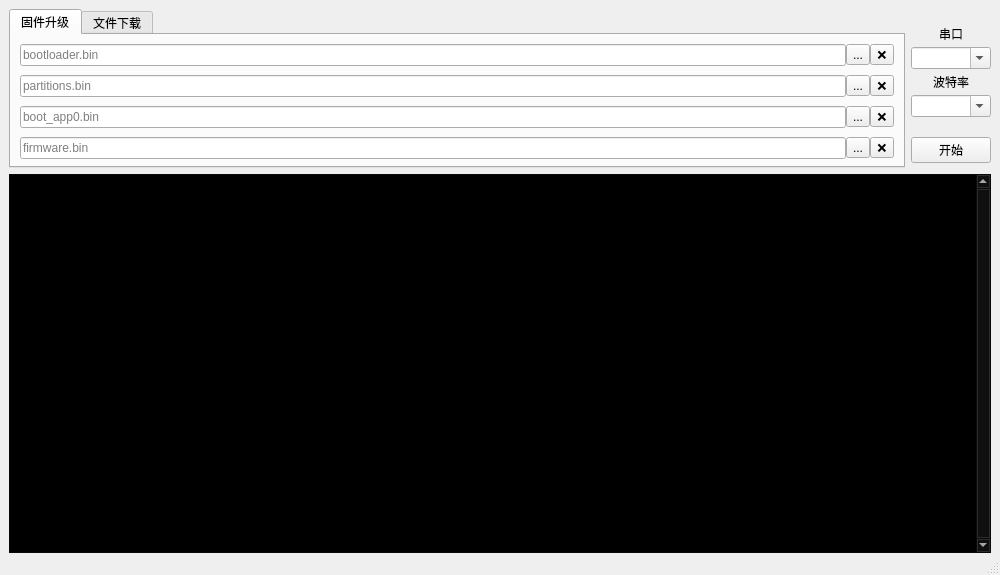
<?xml version="1.0" encoding="UTF-8"?>
<ui version="4.0">
 <class>MainWindow</class>
 <widget class="QMainWindow" name="MainWindow">
  <property name="geometry">
   <rect>
    <x>0</x>
    <y>0</y>
    <width>1000</width>
    <height>575</height>
   </rect>
  </property>
  <property name="windowTitle">
   <string>espnut Updater</string>
  </property>
  <widget class="QWidget" name="centralwidget">
   <property name="sizePolicy">
    <sizepolicy hsizetype="Preferred" vsizetype="Preferred">
     <horstretch>0</horstretch>
     <verstretch>0</verstretch>
    </sizepolicy>
   </property>
   <layout class="QVBoxLayout" name="verticalLayout">
    <property name="bottomMargin">
     <number>0</number>
    </property>
    <item>
     <layout class="QHBoxLayout" name="horizontalLayout_6">
      <item>
       <widget class="QTabWidget" name="tabWidget">
        <property name="sizePolicy">
         <sizepolicy hsizetype="Expanding" vsizetype="Fixed">
          <horstretch>0</horstretch>
          <verstretch>0</verstretch>
         </sizepolicy>
        </property>
        <property name="currentIndex">
         <number>0</number>
        </property>
        <widget class="QWidget" name="tabFlashFirmware">
         <property name="sizePolicy">
          <sizepolicy hsizetype="Preferred" vsizetype="Preferred">
           <horstretch>0</horstretch>
           <verstretch>0</verstretch>
          </sizepolicy>
         </property>
         <attribute name="title">
          <string>固件升级</string>
         </attribute>
         <layout class="QHBoxLayout" name="horizontalLayout">
          <property name="spacing">
           <number>0</number>
          </property>
          <property name="bottomMargin">
           <number>5</number>
          </property>
          <item>
           <layout class="QVBoxLayout" name="verticalLayout_2">
            <property name="spacing">
             <number>9</number>
            </property>
            <item>
             <layout class="QHBoxLayout" name="horizontalLayout_3">
              <property name="spacing">
               <number>0</number>
              </property>
              <item>
               <widget class="QLineEdit" name="lineEdit_1">
                <property name="statusTip">
                 <string>选择 bootloader.bin，留空以跳过此文件的刷写。</string>
                </property>
                <property name="placeholderText">
                 <string>bootloader.bin</string>
                </property>
               </widget>
              </item>
              <item>
               <widget class="QToolButton" name="toolButtonBrowse_1">
                <property name="statusTip">
                 <string>浏览文件。</string>
                </property>
                <property name="text">
                 <string>...</string>
                </property>
               </widget>
              </item>
              <item>
               <widget class="QToolButton" name="toolButtonClear_1">
                <property name="statusTip">
                 <string>清除内容。</string>
                </property>
                <property name="text">
                 <string>❌</string>
                </property>
                <property name="checkable">
                 <bool>false</bool>
                </property>
               </widget>
              </item>
             </layout>
            </item>
            <item>
             <layout class="QHBoxLayout" name="horizontalLayout_4">
              <property name="spacing">
               <number>0</number>
              </property>
              <item>
               <widget class="QLineEdit" name="lineEdit_2">
                <property name="statusTip">
                 <string>选择 partitions.bin，留空以跳过此文件的刷写。</string>
                </property>
                <property name="placeholderText">
                 <string>partitions.bin</string>
                </property>
               </widget>
              </item>
              <item>
               <widget class="QToolButton" name="toolButtonBrowse_2">
                <property name="statusTip">
                 <string>浏览文件。</string>
                </property>
                <property name="text">
                 <string>...</string>
                </property>
               </widget>
              </item>
              <item>
               <widget class="QToolButton" name="toolButtonClear_2">
                <property name="statusTip">
                 <string>清除内容。</string>
                </property>
                <property name="text">
                 <string>❌</string>
                </property>
               </widget>
              </item>
             </layout>
            </item>
            <item>
             <layout class="QHBoxLayout" name="horizontalLayout_5">
              <property name="spacing">
               <number>0</number>
              </property>
              <item>
               <widget class="QLineEdit" name="lineEdit_3">
                <property name="statusTip">
                 <string>选择 boot_app0.bin，留空以跳过此文件的刷写。</string>
                </property>
                <property name="placeholderText">
                 <string>boot_app0.bin</string>
                </property>
               </widget>
              </item>
              <item>
               <widget class="QToolButton" name="toolButtonBrowse_3">
                <property name="statusTip">
                 <string>浏览文件。</string>
                </property>
                <property name="text">
                 <string>...</string>
                </property>
               </widget>
              </item>
              <item>
               <widget class="QToolButton" name="toolButtonClear_3">
                <property name="statusTip">
                 <string>清除内容。</string>
                </property>
                <property name="text">
                 <string>❌</string>
                </property>
               </widget>
              </item>
             </layout>
            </item>
            <item>
             <layout class="QHBoxLayout" name="horizontalLayout_7">
              <property name="spacing">
               <number>0</number>
              </property>
              <item>
               <widget class="QLineEdit" name="lineEdit_4">
                <property name="statusTip">
                 <string>选择 firmware.bin，留空以跳过此文件的刷写。</string>
                </property>
                <property name="placeholderText">
                 <string>firmware.bin</string>
                </property>
               </widget>
              </item>
              <item>
               <widget class="QToolButton" name="toolButtonBrowse_4">
                <property name="statusTip">
                 <string>浏览文件。</string>
                </property>
                <property name="text">
                 <string>...</string>
                </property>
               </widget>
              </item>
              <item>
               <widget class="QToolButton" name="toolButtonClear_4">
                <property name="statusTip">
                 <string>清除内容。</string>
                </property>
                <property name="text">
                 <string>❌</string>
                </property>
               </widget>
              </item>
             </layout>
            </item>
           </layout>
          </item>
         </layout>
        </widget>
        <widget class="QWidget" name="tabDownloadFile">
         <attribute name="title">
          <string>文件下载</string>
         </attribute>
         <layout class="QHBoxLayout" name="horizontalLayout_2">
          <property name="spacing">
           <number>0</number>
          </property>
          <property name="bottomMargin">
           <number>5</number>
          </property>
          <item>
           <layout class="QHBoxLayout" name="horizontalLayout_8">
            <property name="spacing">
             <number>0</number>
            </property>
            <item>
             <widget class="QLineEdit" name="lineEdit_5">
              <property name="statusTip">
               <string>选择包含要下载的文件的目录，该目录下的所有文件将被下载至设备中。</string>
              </property>
              <property name="placeholderText">
               <string>文件目录</string>
              </property>
             </widget>
            </item>
            <item>
             <widget class="QToolButton" name="toolButtonBrowse_5">
              <property name="statusTip">
               <string>浏览文件夹。</string>
              </property>
              <property name="text">
               <string>...</string>
              </property>
             </widget>
            </item>
            <item>
             <widget class="QToolButton" name="toolButtonClear_5">
              <property name="statusTip">
               <string>清除内容。</string>
              </property>
              <property name="text">
               <string>❌</string>
              </property>
             </widget>
            </item>
           </layout>
          </item>
         </layout>
        </widget>
       </widget>
      </item>
      <item>
       <layout class="QVBoxLayout" name="verticalLayout_3">
        <property name="spacing">
         <number>4</number>
        </property>
        <item>
         <spacer name="verticalSpacer_2">
          <property name="orientation">
           <enum>Qt::Vertical</enum>
          </property>
          <property name="sizeType">
           <enum>QSizePolicy::Preferred</enum>
          </property>
          <property name="sizeHint" stdset="0">
           <size>
            <width>0</width>
            <height>16</height>
           </size>
          </property>
         </spacer>
        </item>
        <item>
         <widget class="QLabel" name="labelSerialPort">
          <property name="sizePolicy">
           <sizepolicy hsizetype="Minimum" vsizetype="Fixed">
            <horstretch>0</horstretch>
            <verstretch>0</verstretch>
           </sizepolicy>
          </property>
          <property name="text">
           <string>串口</string>
          </property>
          <property name="alignment">
           <set>Qt::AlignCenter</set>
          </property>
         </widget>
        </item>
        <item>
         <widget class="QComboBox" name="comboBoxSerialPort">
          <property name="sizePolicy">
           <sizepolicy hsizetype="Preferred" vsizetype="Fixed">
            <horstretch>0</horstretch>
            <verstretch>0</verstretch>
           </sizepolicy>
          </property>
          <property name="statusTip">
           <string>选择串口设备。</string>
          </property>
          <property name="editable">
           <bool>true</bool>
          </property>
          <property name="placeholderText">
           <string>暂无</string>
          </property>
         </widget>
        </item>
        <item>
         <widget class="QLabel" name="labelBaudrate">
          <property name="sizePolicy">
           <sizepolicy hsizetype="Minimum" vsizetype="Fixed">
            <horstretch>0</horstretch>
            <verstretch>0</verstretch>
           </sizepolicy>
          </property>
          <property name="text">
           <string>波特率</string>
          </property>
          <property name="alignment">
           <set>Qt::AlignCenter</set>
          </property>
         </widget>
        </item>
        <item>
         <widget class="QComboBox" name="comboBoxBaudrate">
          <property name="sizePolicy">
           <sizepolicy hsizetype="Preferred" vsizetype="Fixed">
            <horstretch>0</horstretch>
            <verstretch>0</verstretch>
           </sizepolicy>
          </property>
          <property name="statusTip">
           <string>选择与设备通信的波特率。</string>
          </property>
          <property name="editable">
           <bool>true</bool>
          </property>
         </widget>
        </item>
        <item>
         <spacer name="verticalSpacer">
          <property name="orientation">
           <enum>Qt::Vertical</enum>
          </property>
          <property name="sizeType">
           <enum>QSizePolicy::Preferred</enum>
          </property>
          <property name="sizeHint" stdset="0">
           <size>
            <width>0</width>
            <height>16</height>
           </size>
          </property>
         </spacer>
        </item>
        <item>
         <widget class="QPushButton" name="pushButtonStart">
          <property name="statusTip">
           <string>开始刷写过程。</string>
          </property>
          <property name="text">
           <string>开始</string>
          </property>
         </widget>
        </item>
       </layout>
      </item>
     </layout>
    </item>
    <item>
     <widget class="QPlainTextEdit" name="plainTextEditTerminal">
      <property name="sizePolicy">
       <sizepolicy hsizetype="Expanding" vsizetype="Expanding">
        <horstretch>0</horstretch>
        <verstretch>0</verstretch>
       </sizepolicy>
      </property>
      <property name="palette">
       <palette>
        <active>
         <colorrole role="WindowText">
          <brush brushstyle="SolidPattern">
           <color alpha="255">
            <red>255</red>
            <green>255</green>
            <blue>255</blue>
           </color>
          </brush>
         </colorrole>
         <colorrole role="Button">
          <brush brushstyle="SolidPattern">
           <color alpha="255">
            <red>12</red>
            <green>12</green>
            <blue>12</blue>
           </color>
          </brush>
         </colorrole>
         <colorrole role="Light">
          <brush brushstyle="SolidPattern">
           <color alpha="255">
            <red>18</red>
            <green>18</green>
            <blue>18</blue>
           </color>
          </brush>
         </colorrole>
         <colorrole role="Midlight">
          <brush brushstyle="SolidPattern">
           <color alpha="255">
            <red>15</red>
            <green>15</green>
            <blue>15</blue>
           </color>
          </brush>
         </colorrole>
         <colorrole role="Dark">
          <brush brushstyle="SolidPattern">
           <color alpha="255">
            <red>6</red>
            <green>6</green>
            <blue>6</blue>
           </color>
          </brush>
         </colorrole>
         <colorrole role="Mid">
          <brush brushstyle="SolidPattern">
           <color alpha="255">
            <red>8</red>
            <green>8</green>
            <blue>8</blue>
           </color>
          </brush>
         </colorrole>
         <colorrole role="Text">
          <brush brushstyle="SolidPattern">
           <color alpha="255">
            <red>255</red>
            <green>255</green>
            <blue>255</blue>
           </color>
          </brush>
         </colorrole>
         <colorrole role="BrightText">
          <brush brushstyle="SolidPattern">
           <color alpha="255">
            <red>255</red>
            <green>255</green>
            <blue>255</blue>
           </color>
          </brush>
         </colorrole>
         <colorrole role="ButtonText">
          <brush brushstyle="SolidPattern">
           <color alpha="255">
            <red>255</red>
            <green>255</green>
            <blue>255</blue>
           </color>
          </brush>
         </colorrole>
         <colorrole role="Base">
          <brush brushstyle="SolidPattern">
           <color alpha="255">
            <red>0</red>
            <green>0</green>
            <blue>0</blue>
           </color>
          </brush>
         </colorrole>
         <colorrole role="Window">
          <brush brushstyle="SolidPattern">
           <color alpha="255">
            <red>12</red>
            <green>12</green>
            <blue>12</blue>
           </color>
          </brush>
         </colorrole>
         <colorrole role="Shadow">
          <brush brushstyle="SolidPattern">
           <color alpha="255">
            <red>0</red>
            <green>0</green>
            <blue>0</blue>
           </color>
          </brush>
         </colorrole>
         <colorrole role="AlternateBase">
          <brush brushstyle="SolidPattern">
           <color alpha="255">
            <red>6</red>
            <green>6</green>
            <blue>6</blue>
           </color>
          </brush>
         </colorrole>
         <colorrole role="ToolTipBase">
          <brush brushstyle="SolidPattern">
           <color alpha="255">
            <red>255</red>
            <green>255</green>
            <blue>220</blue>
           </color>
          </brush>
         </colorrole>
         <colorrole role="ToolTipText">
          <brush brushstyle="SolidPattern">
           <color alpha="255">
            <red>0</red>
            <green>0</green>
            <blue>0</blue>
           </color>
          </brush>
         </colorrole>
         <colorrole role="PlaceholderText">
          <brush brushstyle="SolidPattern">
           <color alpha="127">
            <red>255</red>
            <green>255</green>
            <blue>255</blue>
           </color>
          </brush>
         </colorrole>
        </active>
        <inactive>
         <colorrole role="WindowText">
          <brush brushstyle="SolidPattern">
           <color alpha="255">
            <red>255</red>
            <green>255</green>
            <blue>255</blue>
           </color>
          </brush>
         </colorrole>
         <colorrole role="Button">
          <brush brushstyle="SolidPattern">
           <color alpha="255">
            <red>12</red>
            <green>12</green>
            <blue>12</blue>
           </color>
          </brush>
         </colorrole>
         <colorrole role="Light">
          <brush brushstyle="SolidPattern">
           <color alpha="255">
            <red>18</red>
            <green>18</green>
            <blue>18</blue>
           </color>
          </brush>
         </colorrole>
         <colorrole role="Midlight">
          <brush brushstyle="SolidPattern">
           <color alpha="255">
            <red>15</red>
            <green>15</green>
            <blue>15</blue>
           </color>
          </brush>
         </colorrole>
         <colorrole role="Dark">
          <brush brushstyle="SolidPattern">
           <color alpha="255">
            <red>6</red>
            <green>6</green>
            <blue>6</blue>
           </color>
          </brush>
         </colorrole>
         <colorrole role="Mid">
          <brush brushstyle="SolidPattern">
           <color alpha="255">
            <red>8</red>
            <green>8</green>
            <blue>8</blue>
           </color>
          </brush>
         </colorrole>
         <colorrole role="Text">
          <brush brushstyle="SolidPattern">
           <color alpha="255">
            <red>255</red>
            <green>255</green>
            <blue>255</blue>
           </color>
          </brush>
         </colorrole>
         <colorrole role="BrightText">
          <brush brushstyle="SolidPattern">
           <color alpha="255">
            <red>255</red>
            <green>255</green>
            <blue>255</blue>
           </color>
          </brush>
         </colorrole>
         <colorrole role="ButtonText">
          <brush brushstyle="SolidPattern">
           <color alpha="255">
            <red>255</red>
            <green>255</green>
            <blue>255</blue>
           </color>
          </brush>
         </colorrole>
         <colorrole role="Base">
          <brush brushstyle="SolidPattern">
           <color alpha="255">
            <red>0</red>
            <green>0</green>
            <blue>0</blue>
           </color>
          </brush>
         </colorrole>
         <colorrole role="Window">
          <brush brushstyle="SolidPattern">
           <color alpha="255">
            <red>12</red>
            <green>12</green>
            <blue>12</blue>
           </color>
          </brush>
         </colorrole>
         <colorrole role="Shadow">
          <brush brushstyle="SolidPattern">
           <color alpha="255">
            <red>0</red>
            <green>0</green>
            <blue>0</blue>
           </color>
          </brush>
         </colorrole>
         <colorrole role="AlternateBase">
          <brush brushstyle="SolidPattern">
           <color alpha="255">
            <red>6</red>
            <green>6</green>
            <blue>6</blue>
           </color>
          </brush>
         </colorrole>
         <colorrole role="ToolTipBase">
          <brush brushstyle="SolidPattern">
           <color alpha="255">
            <red>255</red>
            <green>255</green>
            <blue>220</blue>
           </color>
          </brush>
         </colorrole>
         <colorrole role="ToolTipText">
          <brush brushstyle="SolidPattern">
           <color alpha="255">
            <red>0</red>
            <green>0</green>
            <blue>0</blue>
           </color>
          </brush>
         </colorrole>
         <colorrole role="PlaceholderText">
          <brush brushstyle="SolidPattern">
           <color alpha="127">
            <red>255</red>
            <green>255</green>
            <blue>255</blue>
           </color>
          </brush>
         </colorrole>
        </inactive>
        <disabled>
         <colorrole role="WindowText">
          <brush brushstyle="SolidPattern">
           <color alpha="255">
            <red>6</red>
            <green>6</green>
            <blue>6</blue>
           </color>
          </brush>
         </colorrole>
         <colorrole role="Button">
          <brush brushstyle="SolidPattern">
           <color alpha="255">
            <red>12</red>
            <green>12</green>
            <blue>12</blue>
           </color>
          </brush>
         </colorrole>
         <colorrole role="Light">
          <brush brushstyle="SolidPattern">
           <color alpha="255">
            <red>18</red>
            <green>18</green>
            <blue>18</blue>
           </color>
          </brush>
         </colorrole>
         <colorrole role="Midlight">
          <brush brushstyle="SolidPattern">
           <color alpha="255">
            <red>15</red>
            <green>15</green>
            <blue>15</blue>
           </color>
          </brush>
         </colorrole>
         <colorrole role="Dark">
          <brush brushstyle="SolidPattern">
           <color alpha="255">
            <red>6</red>
            <green>6</green>
            <blue>6</blue>
           </color>
          </brush>
         </colorrole>
         <colorrole role="Mid">
          <brush brushstyle="SolidPattern">
           <color alpha="255">
            <red>8</red>
            <green>8</green>
            <blue>8</blue>
           </color>
          </brush>
         </colorrole>
         <colorrole role="Text">
          <brush brushstyle="SolidPattern">
           <color alpha="255">
            <red>6</red>
            <green>6</green>
            <blue>6</blue>
           </color>
          </brush>
         </colorrole>
         <colorrole role="BrightText">
          <brush brushstyle="SolidPattern">
           <color alpha="255">
            <red>255</red>
            <green>255</green>
            <blue>255</blue>
           </color>
          </brush>
         </colorrole>
         <colorrole role="ButtonText">
          <brush brushstyle="SolidPattern">
           <color alpha="255">
            <red>6</red>
            <green>6</green>
            <blue>6</blue>
           </color>
          </brush>
         </colorrole>
         <colorrole role="Base">
          <brush brushstyle="SolidPattern">
           <color alpha="255">
            <red>12</red>
            <green>12</green>
            <blue>12</blue>
           </color>
          </brush>
         </colorrole>
         <colorrole role="Window">
          <brush brushstyle="SolidPattern">
           <color alpha="255">
            <red>12</red>
            <green>12</green>
            <blue>12</blue>
           </color>
          </brush>
         </colorrole>
         <colorrole role="Shadow">
          <brush brushstyle="SolidPattern">
           <color alpha="255">
            <red>0</red>
            <green>0</green>
            <blue>0</blue>
           </color>
          </brush>
         </colorrole>
         <colorrole role="AlternateBase">
          <brush brushstyle="SolidPattern">
           <color alpha="255">
            <red>12</red>
            <green>12</green>
            <blue>12</blue>
           </color>
          </brush>
         </colorrole>
         <colorrole role="ToolTipBase">
          <brush brushstyle="SolidPattern">
           <color alpha="255">
            <red>255</red>
            <green>255</green>
            <blue>220</blue>
           </color>
          </brush>
         </colorrole>
         <colorrole role="ToolTipText">
          <brush brushstyle="SolidPattern">
           <color alpha="255">
            <red>0</red>
            <green>0</green>
            <blue>0</blue>
           </color>
          </brush>
         </colorrole>
         <colorrole role="PlaceholderText">
          <brush brushstyle="SolidPattern">
           <color alpha="127">
            <red>6</red>
            <green>6</green>
            <blue>6</blue>
           </color>
          </brush>
         </colorrole>
        </disabled>
       </palette>
      </property>
      <property name="font">
       <font>
        <family>Consolas</family>
       </font>
      </property>
      <property name="statusTip">
       <string>命令执行输出。</string>
      </property>
      <property name="verticalScrollBarPolicy">
       <enum>Qt::ScrollBarAlwaysOn</enum>
      </property>
      <property name="horizontalScrollBarPolicy">
       <enum>Qt::ScrollBarAsNeeded</enum>
      </property>
      <property name="lineWrapMode">
       <enum>QPlainTextEdit::NoWrap</enum>
      </property>
      <property name="readOnly">
       <bool>true</bool>
      </property>
     </widget>
    </item>
   </layout>
  </widget>
  <widget class="QMenuBar" name="menubar">
   <property name="geometry">
    <rect>
     <x>0</x>
     <y>0</y>
     <width>1000</width>
     <height>21</height>
    </rect>
   </property>
  </widget>
  <widget class="QStatusBar" name="statusbar"/>
 </widget>
 <resources/>
 <connections>
  <connection>
   <sender>toolButtonClear_1</sender>
   <signal>clicked()</signal>
   <receiver>lineEdit_1</receiver>
   <slot>clear()</slot>
   <hints>
    <hint type="sourcelabel">
     <x>872</x>
     <y>80</y>
    </hint>
    <hint type="destinationlabel">
     <x>426</x>
     <y>80</y>
    </hint>
   </hints>
  </connection>
  <connection>
   <sender>toolButtonClear_2</sender>
   <signal>clicked()</signal>
   <receiver>lineEdit_2</receiver>
   <slot>clear()</slot>
   <hints>
    <hint type="sourcelabel">
     <x>872</x>
     <y>115</y>
    </hint>
    <hint type="destinationlabel">
     <x>426</x>
     <y>115</y>
    </hint>
   </hints>
  </connection>
  <connection>
   <sender>toolButtonClear_3</sender>
   <signal>clicked()</signal>
   <receiver>lineEdit_3</receiver>
   <slot>clear()</slot>
   <hints>
    <hint type="sourcelabel">
     <x>872</x>
     <y>149</y>
    </hint>
    <hint type="destinationlabel">
     <x>426</x>
     <y>149</y>
    </hint>
   </hints>
  </connection>
  <connection>
   <sender>toolButtonClear_4</sender>
   <signal>clicked()</signal>
   <receiver>lineEdit_4</receiver>
   <slot>clear()</slot>
   <hints>
    <hint type="sourcelabel">
     <x>872</x>
     <y>184</y>
    </hint>
    <hint type="destinationlabel">
     <x>426</x>
     <y>184</y>
    </hint>
   </hints>
  </connection>
  <connection>
   <sender>toolButtonClear_5</sender>
   <signal>clicked()</signal>
   <receiver>lineEdit_5</receiver>
   <slot>clear()</slot>
   <hints>
    <hint type="sourcelabel">
     <x>873</x>
     <y>132</y>
    </hint>
    <hint type="destinationlabel">
     <x>426</x>
     <y>132</y>
    </hint>
   </hints>
  </connection>
  <connection>
   <sender>toolButtonBrowse_1</sender>
   <signal>clicked()</signal>
   <receiver>MainWindow</receiver>
   <slot>openFile_1()</slot>
   <hints>
    <hint type="sourcelabel">
     <x>843</x>
     <y>80</y>
    </hint>
    <hint type="destinationlabel">
     <x>499</x>
     <y>287</y>
    </hint>
   </hints>
  </connection>
  <connection>
   <sender>toolButtonBrowse_2</sender>
   <signal>clicked()</signal>
   <receiver>MainWindow</receiver>
   <slot>openFile_2()</slot>
   <hints>
    <hint type="sourcelabel">
     <x>843</x>
     <y>115</y>
    </hint>
    <hint type="destinationlabel">
     <x>499</x>
     <y>287</y>
    </hint>
   </hints>
  </connection>
  <connection>
   <sender>toolButtonBrowse_3</sender>
   <signal>clicked()</signal>
   <receiver>MainWindow</receiver>
   <slot>openFile_3()</slot>
   <hints>
    <hint type="sourcelabel">
     <x>843</x>
     <y>149</y>
    </hint>
    <hint type="destinationlabel">
     <x>499</x>
     <y>287</y>
    </hint>
   </hints>
  </connection>
  <connection>
   <sender>toolButtonBrowse_4</sender>
   <signal>clicked()</signal>
   <receiver>MainWindow</receiver>
   <slot>openFile_4()</slot>
   <hints>
    <hint type="sourcelabel">
     <x>843</x>
     <y>184</y>
    </hint>
    <hint type="destinationlabel">
     <x>499</x>
     <y>287</y>
    </hint>
   </hints>
  </connection>
  <connection>
   <sender>toolButtonBrowse_5</sender>
   <signal>clicked()</signal>
   <receiver>MainWindow</receiver>
   <slot>openFile_5()</slot>
   <hints>
    <hint type="sourcelabel">
     <x>844</x>
     <y>132</y>
    </hint>
    <hint type="destinationlabel">
     <x>499</x>
     <y>287</y>
    </hint>
   </hints>
  </connection>
  <connection>
   <sender>pushButtonStart</sender>
   <signal>clicked()</signal>
   <receiver>MainWindow</receiver>
   <slot>pushButtonStartClicked()</slot>
   <hints>
    <hint type="sourcelabel">
     <x>948</x>
     <y>191</y>
    </hint>
    <hint type="destinationlabel">
     <x>499</x>
     <y>287</y>
    </hint>
   </hints>
  </connection>
  <connection>
   <sender>lineEdit_1</sender>
   <signal>textChanged(QString)</signal>
   <receiver>MainWindow</receiver>
   <slot>updatePushButtonStartAvailability()</slot>
   <hints>
    <hint type="sourcelabel">
     <x>426</x>
     <y>80</y>
    </hint>
    <hint type="destinationlabel">
     <x>499</x>
     <y>287</y>
    </hint>
   </hints>
  </connection>
  <connection>
   <sender>lineEdit_2</sender>
   <signal>textChanged(QString)</signal>
   <receiver>MainWindow</receiver>
   <slot>updatePushButtonStartAvailability()</slot>
   <hints>
    <hint type="sourcelabel">
     <x>426</x>
     <y>115</y>
    </hint>
    <hint type="destinationlabel">
     <x>499</x>
     <y>287</y>
    </hint>
   </hints>
  </connection>
  <connection>
   <sender>lineEdit_3</sender>
   <signal>textChanged(QString)</signal>
   <receiver>MainWindow</receiver>
   <slot>updatePushButtonStartAvailability()</slot>
   <hints>
    <hint type="sourcelabel">
     <x>426</x>
     <y>149</y>
    </hint>
    <hint type="destinationlabel">
     <x>499</x>
     <y>287</y>
    </hint>
   </hints>
  </connection>
  <connection>
   <sender>lineEdit_4</sender>
   <signal>textChanged(QString)</signal>
   <receiver>MainWindow</receiver>
   <slot>updatePushButtonStartAvailability()</slot>
   <hints>
    <hint type="sourcelabel">
     <x>426</x>
     <y>184</y>
    </hint>
    <hint type="destinationlabel">
     <x>499</x>
     <y>287</y>
    </hint>
   </hints>
  </connection>
  <connection>
   <sender>lineEdit_5</sender>
   <signal>textChanged(QString)</signal>
   <receiver>MainWindow</receiver>
   <slot>updatePushButtonStartAvailability()</slot>
   <hints>
    <hint type="sourcelabel">
     <x>426</x>
     <y>132</y>
    </hint>
    <hint type="destinationlabel">
     <x>499</x>
     <y>287</y>
    </hint>
   </hints>
  </connection>
  <connection>
   <sender>tabWidget</sender>
   <signal>currentChanged(int)</signal>
   <receiver>MainWindow</receiver>
   <slot>updatePushButtonStartAvailability()</slot>
   <hints>
    <hint type="sourcelabel">
     <x>455</x>
     <y>117</y>
    </hint>
    <hint type="destinationlabel">
     <x>499</x>
     <y>287</y>
    </hint>
   </hints>
  </connection>
  <connection>
   <sender>comboBoxSerialPort</sender>
   <signal>currentTextChanged(QString)</signal>
   <receiver>MainWindow</receiver>
   <slot>updatePushButtonStartAvailability()</slot>
   <hints>
    <hint type="sourcelabel">
     <x>948</x>
     <y>89</y>
    </hint>
    <hint type="destinationlabel">
     <x>499</x>
     <y>287</y>
    </hint>
   </hints>
  </connection>
  <connection>
   <sender>comboBoxBaudrate</sender>
   <signal>currentTextChanged(QString)</signal>
   <receiver>MainWindow</receiver>
   <slot>updatePushButtonStartAvailability()</slot>
   <hints>
    <hint type="sourcelabel">
     <x>948</x>
     <y>137</y>
    </hint>
    <hint type="destinationlabel">
     <x>499</x>
     <y>287</y>
    </hint>
   </hints>
  </connection>
 </connections>
 <slots>
  <slot>openFile_1()</slot>
  <slot>openFile_2()</slot>
  <slot>openFile_3()</slot>
  <slot>openFile_4()</slot>
  <slot>openFile_5()</slot>
  <slot>pushButtonStartClicked()</slot>
  <slot>updatePushButtonStartAvailability()</slot>
 </slots>
</ui>
